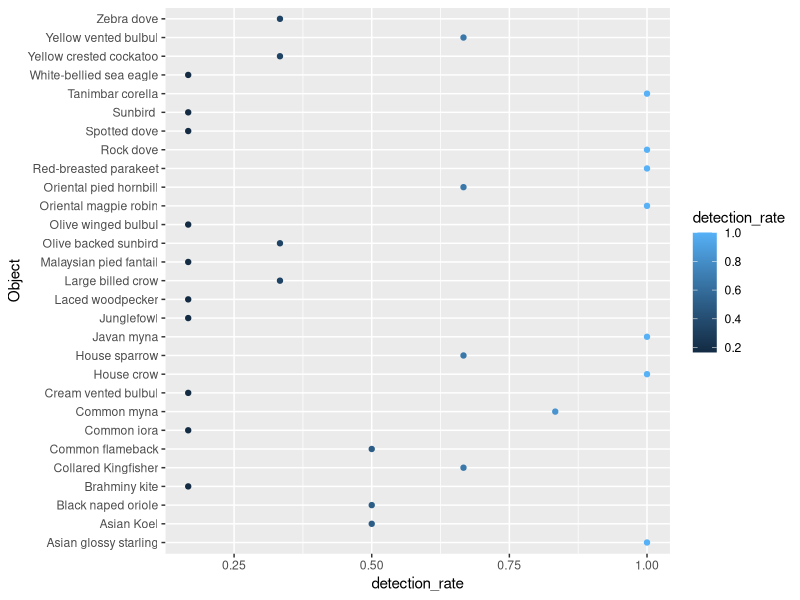

Generate this figure with R:
library(tidyverse)
library(dplyr)

changi<-read.csv("Composition.csv")
ls(changi)
unique(changi$Object)
view(changi)

changi$Object<-factor(changi$Object)

#detections
# https://www.frontiersin.org/articles/10.3389/fevo.2021.671492/full

# detection rates----

#prepare data
a<-changi %>% 
  select(id,Object) %>% # these fields 
  group_by(id,Object) %>% # grouping
  summarise(n = n_distinct(Object)) # for identification
view(a)

#calculate rates
b<-a %>% 
  spread(key=id,value=n) %>% # spread data set
  replace(is.na(.), 0) %>%  #replace NA
  mutate(detections = rowSums(across(where(is.numeric)))) %>% 
    mutate(detection_rate =detections/6) %>% 
  arrange(desc(detection_rate)) %>% 
  relocate(detection_rate, .after = Object)
print(b)

b %>% 
  ggplot(aes(detection_rate,Object,color=detection_rate))+
  geom_point()

# total species / species richness

unique(changi$Object) # by name
n_distinct(changi$Object) # by qty
# 29 is the species richness

# porps

porp<-changi %>%
  group_by(id,Object)%>%
  summarize(n=n())%>%
  mutate(freq=n/sum(n)*100)
view(porp)

# changing the above for vegan analysis
counts<-porp %>% 
  select(-freq) %>%  
  spread(key=Object,value=n) %>% 
  replace(is.na(.), 0)# spread data set
view(counts)

#basic ecological analysis----
library(vegan)

